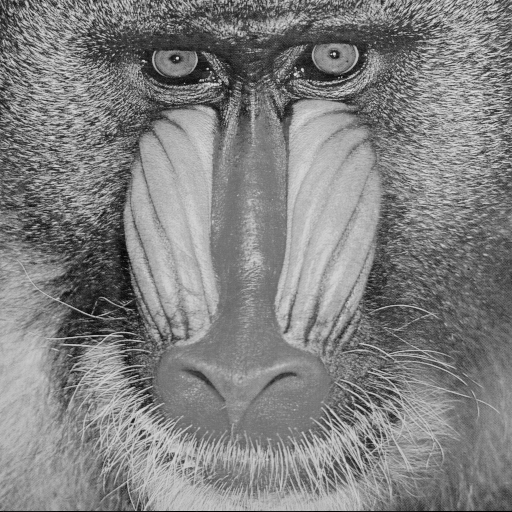
#> input picture imagens/baboon.png, 512 x 512 px
$ python parte2_imagens_monocromaticas.py imagens/baboon.png
#> lines starting #> are read from the running program, lines starting #| are printed output that depends on the picture
import sys
import math
from scipy import misc
from scipy import ndimage
import cv2
import numpy as np
import matplotlib.pyplot as plt
import ntpath

def filtrar(imagem, filtro):
    (altura_imagem, largura_imagem) = imagem.shape[:2]
    (_, largura_filtro) = filtro.shape[:2]
    borda = (largura_filtro - 1) // 2
    imagem_com_borda = cv2.copyMakeBorder(imagem, borda, borda, borda, borda, cv2.BORDER_REPLICATE)
    imagem_result = np.zeros((altura_imagem, largura_imagem), dtype="float32")
    for y in np.arange(borda, altura_imagem + borda):
        for x in np.arange(borda, largura_imagem + borda):
            pedaco_imagem = imagem_com_borda[y - borda:y + borda + 1, x - borda:x + borda + 1]
            pixel_result = (pedaco_imagem * filtro).sum()
            imagem_result[y - borda, x - borda] = pixel_result
    return imagem_result

def filtrar_duplo(imagem, filtro1, filtro2):
    (altura_imagem, largura_imagem) = imagem.shape[:2]
    (_, largura_filtro) = filtro1.shape[:2]
    borda = (largura_filtro - 1) // 2
    imagem_com_borda = cv2.copyMakeBorder(imagem, borda, borda, borda, borda, cv2.BORDER_REPLICATE)
    imagem_result = np.zeros((altura_imagem, largura_imagem), dtype="float32")
    for y in np.arange(borda, altura_imagem + borda):
        for x in np.arange(borda, largura_imagem + borda):
            pedaco_imagem = imagem_com_borda[y - borda:y + borda + 1, x - borda:x + borda + 1]
            pixel_result1 = (pedaco_imagem * filtro1).sum()
            pixel_result2 = (pedaco_imagem * filtro2).sum()
            imagem_result[y - borda, x - borda] = math.sqrt(pixel_result1*pixel_result1 + pixel_result2*pixel_result2)
    return imagem_result


filtros = {}

filtros['h1'] = np.array([[-1, 0, 1], [-2, 0, 2], [-1, 0, 1]])
filtros['h2'] = np.array([[-1, -2, 1], [0, 0, 0], [1, 2, 1]])
filtros['h3'] = np.array([[-1, -1, -1], [-1, 8, -1], [-1, -1, -1]])
filtros['h4'] = np.array([[1, 1, 1], [1, 1, 1], [1, 1, 1]])*1/9.0
filtros['h5'] = np.array([[-1, -1, 2], [-1, 2, -1], [2, -1, -1]])
filtros['h6'] = np.array([[2, -1, -1], [-1, 2, -1], [-1, -1, 2]])
filtros['h7'] = np.array([[0, 0, 1], [0, 0, 0], [-1, 0, 0]])
filtros['h8'] = np.array([[0, 0, -1, 0, 0], [0, -1, -2, -1, 0], [-1, -2, 16, -2, -1], [0, -1, -2, -1, 0], [0, 0, -1, 0, 0]])
filtros['h9'] = np.array([[1, 4, 6, 4, 1], [4, 16, 24, 16, 4], [6, 24, 36, 24, 6], [4, 16, 24, 16, 4], [1, 4, 6, 4, 1]])*1/256.0

for image_path in sys.argv[1:]:
    image_name = ntpath.basename(image_path)
    img = cv2.imread(image_path)
#> img is the input picture: shape (512, 512, 3); min 0, max 230, mean 129.1
    img_gray = cv2.cvtColor(img, cv2.COLOR_BGR2GRAY)
    for filtro_nome, filtro in filtros.items():
        print(filtro_nome, filtro)
        img_filtrada = filtrar(img_gray, filtro)
        cv2.imwrite('imagens_filtradas_parte2/' + filtro_nome + '_' + image_name, img_filtrada)
#> this loop made 9 passes
#> pass 1, in filtrar, `imagem_com_borda = cv2.copyMakeBorder(imagem, borda, borda, borda, bor..`:
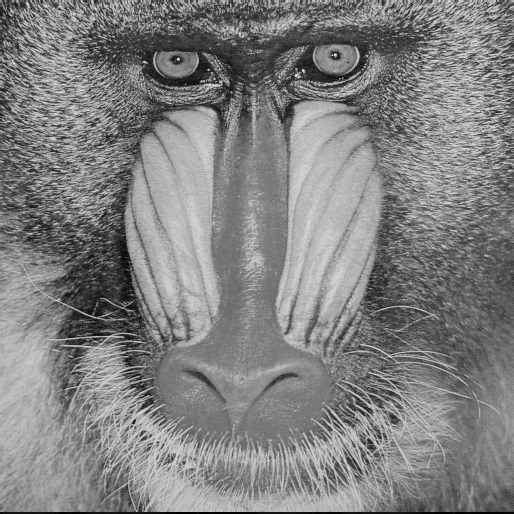
#> imagem_com_borda: shape (514, 514); min 0, max 230, mean 128.9
#> pass 1, `img_filtrada = filtrar(img_gray, filtro)`:
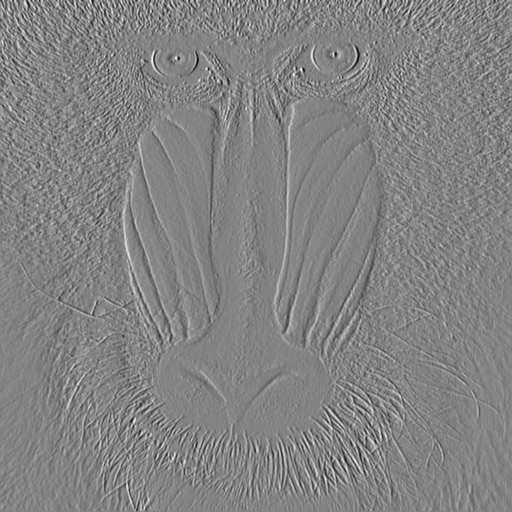
#> img_filtrada: shape (512, 512) float32; min -663, max 625, mean -0.3; drawn with min black and max white
#> pass 1, `cv2.imwrite('imagens_filtradas_parte2/' + filtro_nome + '_' + image_na..`:
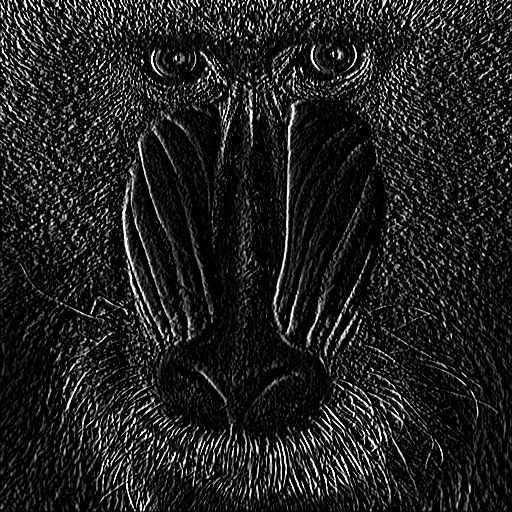
#> saved as h1_baboon.png: shape (512, 512); min 0, max 255, mean 31.3
#> pass 2, `img_filtrada = filtrar(img_gray, filtro)`:
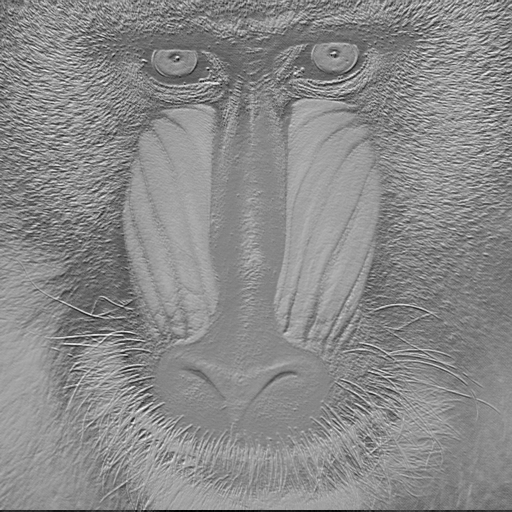
#> img_filtrada: shape (512, 512) float32; min -406, max 817, mean 256.9; drawn with min black and max white

    filtro_h1 = filtros['h1']
    filtro_h2 = filtros['h2']
    img_filtrada = filtrar_duplo(img_gray, filtro_h1, filtro_h2)
#> after the loop in filtrar_duplo, `for y in np.arange(borda, altura_imagem + borda):`:
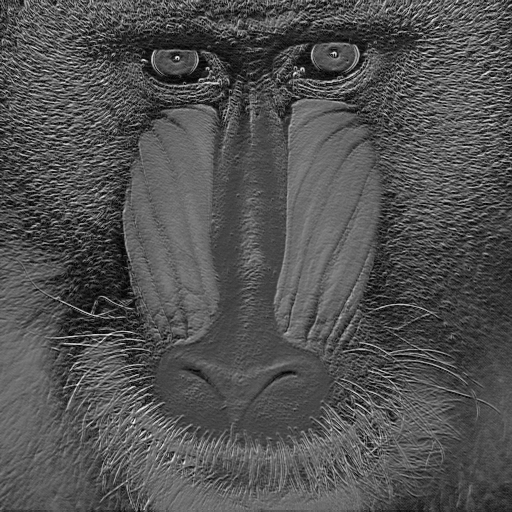
#> imagem_result: shape (512, 512) float32; min 1.41, max 863.9, mean 279.9; drawn with min black and max white
    cv2.imwrite('imagens_filtradas_parte2/h1_h2_' + image_name, img_filtrada)
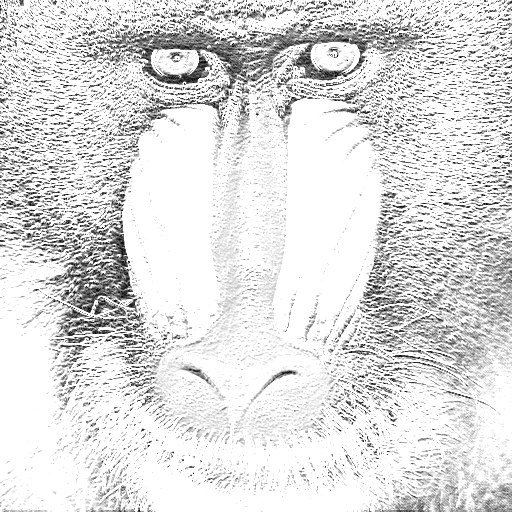
#> saved as h1_h2_baboon.png: shape (512, 512); min 1, max 255, mean 222.2
